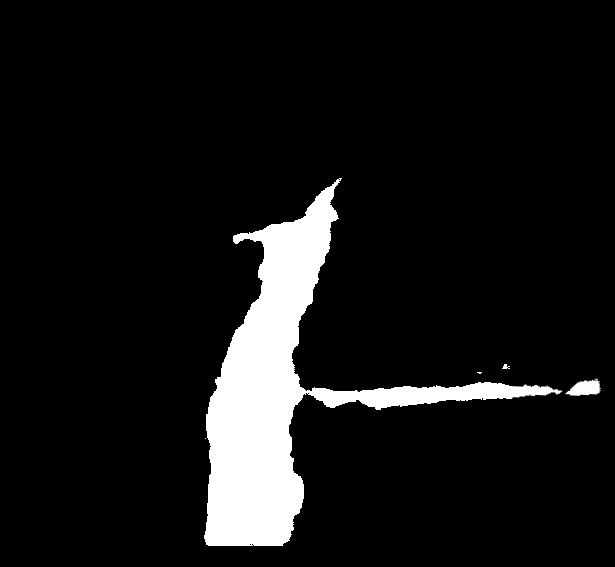
#> input picture 04_matching/2023_RVV_1_mask_255.jpg, 615 x 567 px, found by its file name
$ jupyter execute --allow-errors matching_255_sec_v1.ipynb
#> lines starting #> are read from the running program, lines starting #| are printed output that depends on the picture; after the words box and inside, x2 and y2 are one past the last pixel; in counts of white or black regions, pixels touching at a corner belong together
[cell 1]
import os
import sys
import numpy as np
import pandas as pd
import matplotlib.pyplot as plt
import math
import requests
import cv2
from numpy.polynomial import Polynomial
from skimage.morphology import skeletonize, binary_closing, square, binary_erosion, binary_dilation, medial_axis, thin, disk, convex_hull_image, diamond, star, isotropic_closing, remove_small_objects
from skimage.filters import threshold_otsu
import json

[cell 2]
sem_segm_img_path = "/Users/senneloobuyck/Documents/Thesis_project/04_matching/2023_RVV_1_mask_255.jpg"
mapbox_imgs_dir_path = "/Users/senneloobuyck/Documents/Thesis_project/04_matching/mapbox_images_for_frame_255_RVV1"
heli_lat = 50.767451666666666
heli_lon = 3.532935
# 2 intersections so 2 solutions possible
intersec_lat1 = 50.7684072
intersec_lon1 = 3.5304704
intersec_lat2 = 50.7688945
intersec_lon2 = 3.5296422
altitude = 172.57

[cell 3]
def plot_image(img):
    plt.figure(figsize=(20,10))
    plt.imshow(cv2.cvtColor(img, cv2.COLOR_BGR2RGB))
    plt.show()

[cell 4]
# [17 lines left out: function calculate_bearing, not called in this run]

[cell 5]
# [10 lines left out: function haversine, not called in this run]

[cell 6]
# calculate pitch/tilt
# [14 lines left out: function calculate_pitch, not called in this run]

[cell 7]
# [22 lines left out: function get_mapbox_intersection_image, not called in this run]

[cell 8]
def get_intersection_coordinates(lat, lon) :
    # some lists and dataframes to store the data
    nodes = []
    intersection_nodes = []
    df_nodes = pd.DataFrame(columns=['id', 'lat', 'lon'])
    df_intersections = pd.DataFrame(columns=['lat', 'lon'])

    overpass_url = "http://overpass-api.de/api/interpreter"


    # first get the ways around the point
    # .w is a temporary variable that stores the result of the first query
    # node(way_cnt:2-);   // select those nodes that are members of two or more of the given ways
    overpass_query = f"""[out:json];
                        way(around: 300, {lat},{lon})["highway"]->.w;
                        node(way_cnt.w:2-);
                        out;"""

    response = requests.get(overpass_url, params={'data': overpass_query})

    for item in response.json()['elements']:
        df_intersections.loc[len(df_intersections)] = {'lat': item['lat'], 'lon': item['lon']}


    # print(df_intersections)
    return df_intersections

#> (a cell that did not finish here is left out)

[cell 10]
def get_skeleton(mask_bgr, contour) :
    # print("Getting the skeleton and the pruned skeleton")

    mask_gray = cv2.cvtColor(mask_bgr, cv2.COLOR_BGR2GRAY)

    # draw contour in white on black background
    contour_mask_gray = np.zeros_like(mask_gray)
    cv2.drawContours(contour_mask_gray, [contour], -1, 255, -1)
    contour_mask_bgr = cv2.cvtColor(contour_mask_gray, cv2.COLOR_GRAY2BGR)

    # To avoid the precision loss when converting the image to bool,
    # you can also binarize the image using one of the available thresholding algorithms
    thresh = threshold_otsu(contour_mask_gray)
    contour_mask_gray = contour_mask_gray > thresh

    # 1. Skeletonize
    # skeleton_gray = (skeletonize(contour_mask_gray)).astype(np.uint8)
    skeleton_gray = skeletonize(contour_mask_gray, method='lee').astype(np.uint8)

    np.set_printoptions(threshold=np.inf)
    # [7 lines of commented-out code are left out]

    skeleton_bgr = cv2.cvtColor(skeleton_gray, cv2.COLOR_GRAY2BGR)

    return skeleton_bgr

[cell 11]
def get_skeleton_intersection(skeleton):
    """ Given a skeletonised image, it will give the coordinates of the intersections of the skeleton"""
    print("Getting intersections in skeleton (more than 2 neighbours)")
    # A list of valid intersections
    # These are in the format (clockwise order)
    # 2 3 4
    # 1 C 5
    # 8 7 6
    validIntersection = [[0,1,0,1,0,0,1,0],[0,0,1,0,1,0,0,1],[1,0,0,1,0,1,0,0],
                         [0,1,0,0,1,0,1,0],[0,0,1,0,0,1,0,1],[1,0,0,1,0,0,1,0],
                         [0,1,0,0,1,0,0,1],[1,0,1,0,0,1,0,0],[0,1,0,0,0,1,0,1],
                         [0,1,0,1,0,0,0,1],[0,1,0,1,0,1,0,0],[0,0,0,1,0,1,0,1],
                         [1,0,1,0,0,0,1,0],[1,0,1,0,1,0,0,0],[0,0,1,0,1,0,1,0],
                         [1,0,0,0,1,0,1,0],[1,0,0,1,1,1,0,0],[0,0,1,0,0,1,1,1],
                         [1,1,0,0,1,0,0,1],[0,1,1,1,0,0,1,0],[1,0,1,1,0,0,1,0],
                         [1,0,1,0,0,1,1,0],[1,0,1,1,0,1,1,0],[0,1,1,0,1,0,1,1],
                         [1,1,0,1,1,0,1,0],[1,1,0,0,1,0,1,0],[0,1,1,0,1,0,1,0],
                         [0,0,1,0,1,0,1,1],[1,0,0,1,1,0,1,0],[1,0,1,0,1,1,0,1],
                         [1,0,1,0,1,1,0,0],[1,0,1,0,1,0,0,1],[0,1,0,0,1,0,1,1],
                         [0,1,1,0,1,0,0,1],[1,1,0,1,0,0,1,0],[0,1,0,1,1,0,1,0],
                         [0,0,1,0,1,1,0,1],[1,0,1,0,0,1,0,1],[1,0,0,1,0,1,1,0],
                         [1,0,1,1,0,1,0,0]]
    skeleton_gray = cv2.cvtColor(skeleton, cv2.COLOR_BGR2GRAY)
    image = skeleton_gray.copy()
    image = image/255
    intersections = []
    for x in range(1,len(image)-1):
        for y in range(1,len(image[x])-1):
            # if we have a white pixel
            if image[x][y] == 1:
                neighbours = [image[x-1][y], image[x-1][y-1], image[x][y-1], image[x+1][y-1], image[x+1][y], image[x+1][y+1], image[x][y+1], image[x-1][y+1]]
                if neighbours in validIntersection:
                    intersections.append((y,x))
    # [6 lines of commented-out code are left out]
    return intersections

[cell 12]
# [23 lines left out: function prune_skeleton, not called in this run]

[cell 13]
# [29 lines left out: function get_patch_from_intersection, not called in this run]

[cell 14]
# [25 lines left out: function find_road_pixels, not called in this run]

[cell 15]
# [126 lines left out: function get_descriptor, not called in this run]

[cell 16]
# [86 lines left out: function find_descriptors_in_segmentation_image, not called in this run]

[cell 17]
def find_descriptors_in_segmentation_image_without_pruning(img_path) :
    print("Finding descriptors in segmentation image")

    img_bgr = cv2.imread(img_path)
#> img_bgr is the input picture: shape (567, 615, 3); min 0, max 255, mean 21.6
    print("Segmentation image")
    plot_image(img_bgr)

    closing_bgr = isotropic_closing(img_bgr, radius=30)
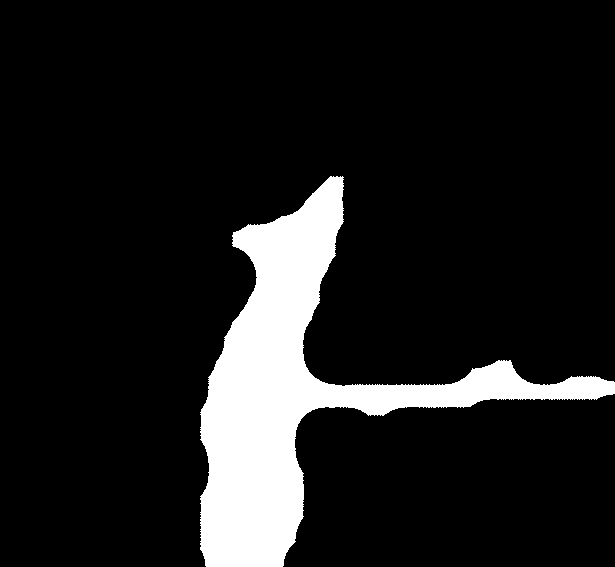
#> closing_bgr: shape (567, 615, 3) bool; 11.5% white; 1 white region, box (x1, y1, x2, y2) and area: (200, 176, 615, 567) 40238
    closing_bgr = closing_bgr.astype(np.uint8) * 255
    print("Isotropic closing of segmentation image")
    plot_image(closing_bgr)

    closing_bgr_copy = closing_bgr.copy()
    closing_gray = cv2.cvtColor(closing_bgr, cv2.COLOR_BGR2GRAY)
#> closing_gray: shape (567, 615); 11.5% white; 1 white region

    contours, hierarchy = cv2.findContours(closing_gray, cv2.RETR_EXTERNAL, cv2.CHAIN_APPROX_SIMPLE)
#> contours = 1 contour; box (x1, y1, x2, y2) and area: (200, 176, 615, 567) 39482
    print(f"Number of contours: {len(contours)}")
#| Number of contours: 1
    cv2.drawContours(closing_bgr_copy, contours, contourIdx=-1, color=(255, 0, 0), thickness=2)
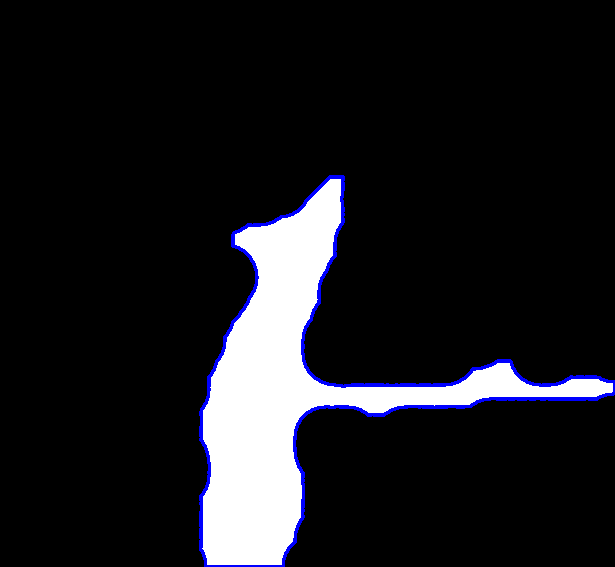
#> closing_bgr_copy: shape (567, 615, 3); mean B, G, R 30.9, 26.8, 26.8

    descriptors = []

    for contour in contours :
        contour_length = cv2.arcLength(contour, closed=True)
        print(f"Contour length: {contour_length}")
        contour_area = cv2.contourArea(contour)
        print(f"Contour area: {contour_area}")

        # measure the irregularity of the polygon
        if contour_length != 0 :
            convex_hull = cv2.convexHull(contour)
            convex_hull_area = cv2.contourArea(convex_hull)
            print(f"Convex hull area: {convex_hull_area}")
            # cv2.polylines(mask_bgr_copy, [convex_hull], isClosed=True, color=(0, 255, 0), thickness=3)
            solidity = contour_area / convex_hull_area

            # get skeleton of the contour
            skeleton_contour_bgr = get_skeleton(closing_bgr_copy, contour)

            plot_image(skeleton_contour_bgr)

            # find the intersections in the skeleton
            skel_intersections = get_skeleton_intersection(skeleton_contour_bgr)

            print(f"{len(skel_intersections)} intersections found in the skeleton")

            #  make a decision based on the solidity
            if solidity < 0.60 and skel_intersections != [] :
                print(f"Solidity = {solidity} -> this contour can be related to an intersection in the road")


                # further processing
                if skel_intersections == [] :
                    print("No intersection is found in a possible intersection contour")
                else :
                    # visualization
                    skeleton_contour_bgr_copy = skeleton_contour_bgr.copy()
                    for intersection in skel_intersections :
                        skeleton_contour_bgr_copy[intersection[1], intersection[0]] = [0, 0, 255]
                    # plot_image(pruned_skeleton_contour_bgr_copy)
                    # now try and match intersection with the openstreetmap images
                    print("Intersection is found in a possible intersection contour, now try and match it with the openstreetmap images")
                    for intersection in skel_intersections :
                        patch_size = 31 # needs to be odd number
                        patch, neighbour_road_pixels = get_patch_from_intersection(skeleton_contour_bgr, intersection, patch_size)
                        print(f"Road neighbour pixels: {neighbour_road_pixels}")
                        print(f"Number of roads that intersect in this intersection: {len(neighbour_road_pixels)}")
                        print("Patch:")
                        plt.imshow(patch, cmap='gray')
                        plt.show()
                        print(patch)
                        descriptor = get_descriptor(patch, neighbour_road_pixels)
                        descriptors.append(descriptor)
            else :
                print(f"Solidity = {solidity} -> no intersection in this contour")
#> this loop made 1 pass
#> (contour_length, contour_area, convex_hull_area, solidity, thresh in get_skeleton) on pass 1: (1798.3, 39482, 97220, 0.406, 0)
#> (printed output is left out)
#> pass 1, in get_skeleton, `skeleton_gray = skeletonize(contour_mask_gray, method='lee').astype(np..`:
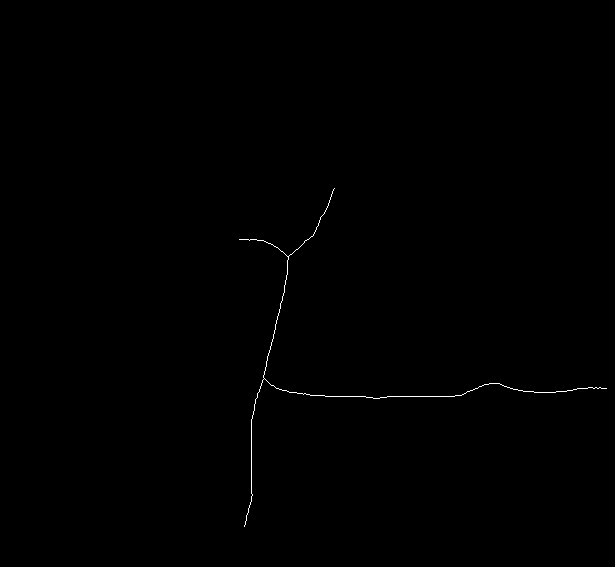
#> skeleton_gray: shape (567, 615); values 0 (black) and 1 (white), 0.21% white in thin lines or dots, all inside (x1, y1, x2, y2) = (239, 188, 607, 527)
#> after the loop, descriptors = []
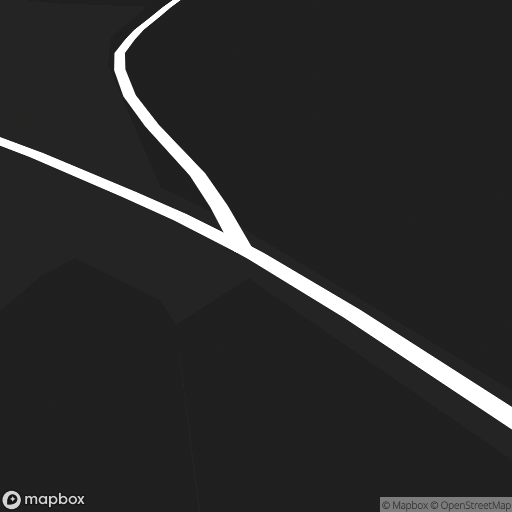
#> input picture 04_matching/mapbox_images_for_frame_255_RVV1/50.7645454_3.5376782.jpg, 512 x 512 px, found by its file name
#> further down, mb_image_bgr is the input picture: shape (512, 512, 3); mean B, G, R 43, 42.9, 43

    if descriptors == [] :
        return None
    else :
        return descriptors

[cell 18]
# segm_img_des = find_descriptors_in_segmentation_image(sem_segm_img_path)
segm_img_des = find_descriptors_in_segmentation_image_without_pruning(sem_segm_img_path)
print(f"Array of descriptors: {segm_img_des}")

[cell 19]
def find_descriptors_in_mapbox_image(img_path, image_name) :
#> called with image_name = '50.7645454_3.5376782.jpg'
    print(f"Finding descriptors in mapbox image {image_name}")

    img_bgr = cv2.imread(img_path)
    # print("Mapbox image")
    # plot_image(img_bgr)

    new_width, new_height = img_bgr.shape[1], img_bgr.shape[0] - 100
    cropped_img_bgr = img_bgr[0:new_height, 0:new_width]
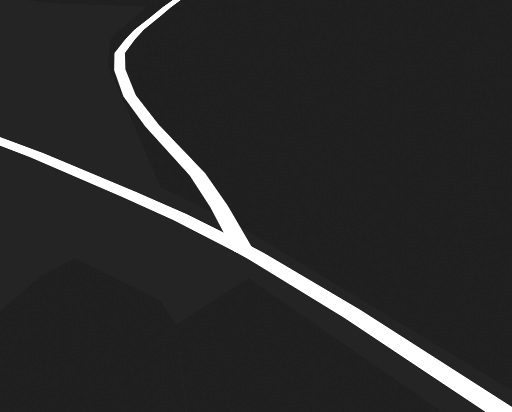
#> cropped_img_bgr: shape (412, 512, 3); mean B, G, R 44.4, 44.2, 44.4
    # print("Cropped mapbox image")
    # plot_image(cropped_img_bgr)

    # print("Binary thresholding")
    img_gray = cv2.cvtColor(cropped_img_bgr, cv2.COLOR_BGR2GRAY)
    ret, thresh_gray = cv2.threshold(img_gray, 127, 255, cv2.THRESH_BINARY)
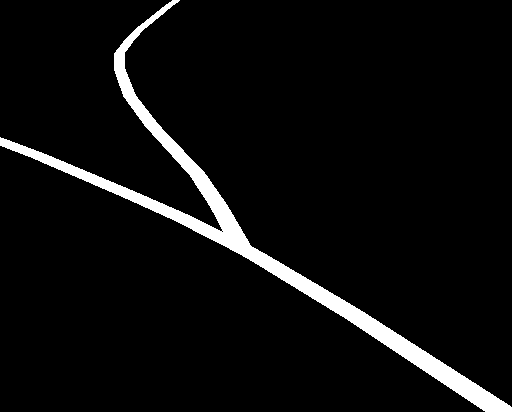
#> thresh_gray: shape (412, 512); 5.2% white; 1 white region, box (x1, y1, x2, y2) and area: (0, 0, 512, 412) 11054
    thresh_bgr = cv2.cvtColor(thresh_gray, cv2.COLOR_GRAY2BGR)
#> thresh_bgr: shape (412, 512, 3); 5.2% white; 1 white region
    # plot_image(thresh_bgr)

    thresh_bgr_copy = thresh_bgr.copy()

    contours, hierarchy = cv2.findContours(thresh_gray, cv2.RETR_EXTERNAL, cv2.CHAIN_APPROX_SIMPLE)
#> contours = 1 contour; box (x1, y1, x2, y2) and area: (0, 0, 512, 412) 10302
    # print(f"Number of contours: {len(contours)}")
    # cv2.drawContours(thresh_bgr_copy, contours, contourIdx=-1, color=(255, 0, 0), thickness=2)

    descriptors = []

    for contour in contours :
        contour_length = cv2.arcLength(contour, closed=True)
        # print(f"Contour length: {contour_length}")
        contour_area = cv2.contourArea(contour)
        # print(f"Contour area: {contour_area}")

        # measure the irregularity of the polygon
        if contour_length != 0 :
            convex_hull = cv2.convexHull(contour)
            convex_hull_area = cv2.contourArea(convex_hull)
            # print(f"Convex hull area: {convex_hull_area}")
            # cv2.polylines(mask_bgr_copy, [convex_hull], isClosed=True, color=(0, 255, 0), thickness=3)
            if convex_hull_area != 0 :
                solidity = contour_area / convex_hull_area
            else :
                solidity = 0

            # get skeleton of the contour
            skeleton_contour_bgr = get_skeleton(thresh_bgr_copy, contour)

            # find the intersections in the skeleton
            skel_intersections = get_skeleton_intersection(skeleton_contour_bgr)

            print(f"{len(skel_intersections)} intersections found in the skeleton")


            #  make a decision based on the solidity
            if solidity < 0.60 and skel_intersections != [] :
                print(f"Solidity = {solidity} -> this contour can be related to an intersection in the road")

                # further processing
                if skel_intersections == [] :
                    print("No intersection is found in a possible intersection contour")
                else :
                    # visualization
                    skeleton_contour_bgr_copy = skeleton_contour_bgr.copy()
                    for intersection in skel_intersections :
                        skeleton_contour_bgr_copy[intersection[1], intersection[0]] = [0, 0, 255]
                    # plot_image(skeleton_contour_bgr_copy)
                    # now try and match intersection with the openstreetmap images
                    print("Intersection is found in a possible intersection contour, now try and match it with the openstreetmap images")
                    for intersection in skel_intersections :
                        patch_size = 31 # needs to be odd number
                        patch, neighbour_road_pixels = get_patch_from_intersection(skeleton_contour_bgr, intersection, patch_size)
                        # print(f"Road neighbour pixels: {neighbour_road_pixels}")
                        # print(f"Number of roads that intersect in this intersection: {len(neighbour_road_pixels)}")
                        # print("Patch:")
                        plt.imshow(patch, cmap='gray')
                        plt.show()
                        # print(patch)
                        descriptor = get_descriptor(patch, neighbour_road_pixels)
                        descriptors.append(descriptor)
            else :
                print(f"Solidity = {solidity} -> no intersection in this contour")
#> this loop made 1 pass
#> (contour_length, contour_area, convex_hull_area, solidity, thresh in get_skeleton) on pass 1: (1857.2, 10302.5, 66300.5, 0.155, 0)
#> (printed output is left out)
#> pass 1, in get_skeleton (call 2), `skeleton_gray = skeletonize(contour_mask_gray, method='lee').astype(np..`:
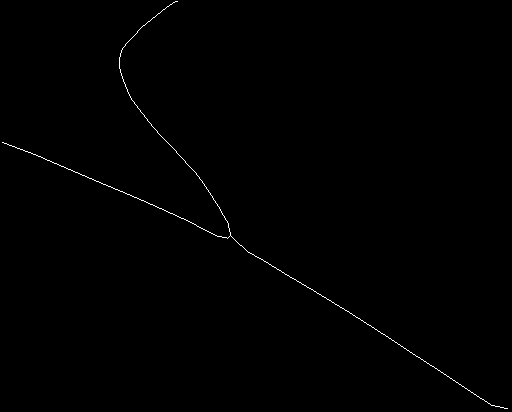
#> skeleton_gray: shape (412, 512); values 0 (black) and 1 (white), 0.36% white in thin lines or dots
#> after the loop, descriptors = []

    if descriptors == [] :
        return None
    else :
        return descriptors

[cell 20]
best_mb_image = None
lowest_score = 1000

for mb_image in os.listdir(mapbox_imgs_dir_path) :
    best_results = []
    score = 1000
    mb_image_path = os.path.join(mapbox_imgs_dir_path, mb_image)
    print(50*"*")
    print(f"Mapbox image: {mb_image}")
    print(50*"*")
    mb_image_bgr = cv2.imread(mb_image_path)
    plot_image(mb_image_bgr)
    des = find_descriptors_in_mapbox_image(mb_image_path, mb_image)
    print(f"Descriptors: {des} for mapbox image {mb_image}")

    # matching process
    if des is not None and segm_img_des is not None :
        print(f"Number of descriptors: {len(des)}")
        for des_segm in segm_img_des :
            best_result_per_des = 1000 # best descriptor match for descriptor des_segm of segmentation image
            print(f"Descriptor of segmentation image:")
            print(des_segm)
            for des_ in des :
                print(f"Descriptor of mapbox image:")
                print(des_)

                if len(des_segm) == len(des_) :
                    result = 0
                    for x, y in zip(des_segm, des_) :
                        print(f"x = {x}, y = {y}")
                        result += (x-y)**2
                    result = math.sqrt(result)
                elif len(des_) > len(des_segm) :
                    for x in des_segm :
                        best_diff = 1000
                        for y in des_ :
                            diff = abs(x-y)
                            if diff < best_diff :
                                best_diff = diff
                        result += best_diff**2
                    result = math.sqrt(result)
                else :
                    # this can't be the case
                    continue

                print(f"Result = {result}")

                if result < best_result_per_des :
                    best_result_per_des = result

            best_results.append(best_result_per_des)

        score = np.sum(best_results)

        # make sure there is at least one best result that is below the threshold
        threshold = 40
        if score < lowest_score and any(result < threshold for result in best_results) :
            lowest_score = score
            best_mb_image = mb_image
    else:
        continue
#> pass 2 of the loop `for mb_image in os.listdir(mapbox_imgs_dir_path) :`:
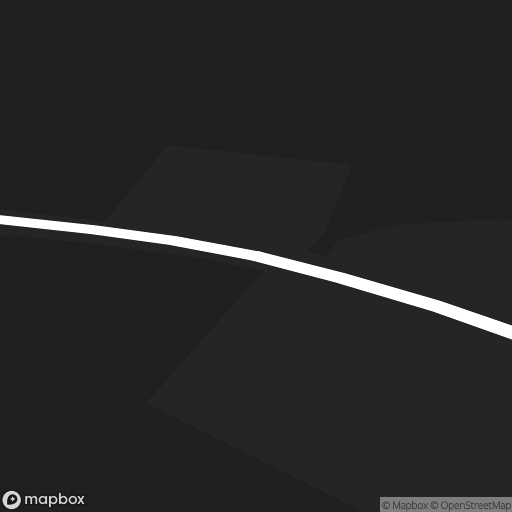
#> input picture 04_matching/mapbox_images_for_frame_255_RVV1/50.7648515_3.5334546.jpg, 512 x 512 px, found by its file name
#> mb_image_bgr is the input picture: shape (512, 512, 3); mean B, G, R 39.1, 39.1, 39.2
#> in find_descriptors_in_mapbox_image (call 2), `ret, thresh_gray = cv2.threshold(img_gray, 127, 255, cv2.THRESH_BINARY)`:
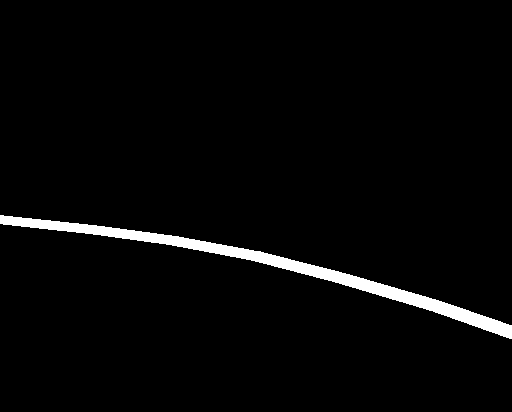
#> thresh_gray: shape (412, 512); 2.7% white; 1 white region, box (x1, y1, x2, y2) and area: (0, 215, 512, 339) 5716
#> in find_descriptors_in_mapbox_image (call 2), `contours, hierarchy = cv2.findContours(thresh_gray, cv2.RETR_EXTERNAL,..`: contours = 1 contour; box (x1, y1, x2, y2) and area: (0, 215, 512, 339) 5194
#> the loop in find_descriptors_in_mapbox_image (call 2), `for contour in contours :` made 1 pass
#> (contour_length, contour_area, convex_hull_area, solidity, thresh in get_skeleton) on pass 1: (1136.2, 5193.5, 11883.5, 0.437, 0)
#> (printed output is left out)
#> pass 1, in get_skeleton (call 3), `skeleton_gray = skeletonize(contour_mask_gray, method='lee').astype(np..`:
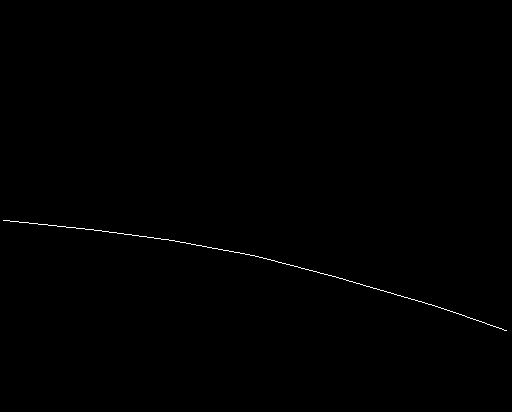
#> skeleton_gray: shape (412, 512); values 0 (black) and 1 (white), 0.24% white in thin lines or dots, all inside (x1, y1, x2, y2) = (3, 220, 507, 331)

print(f"Lowest score = {lowest_score} with mapbox image {best_mb_image}")
